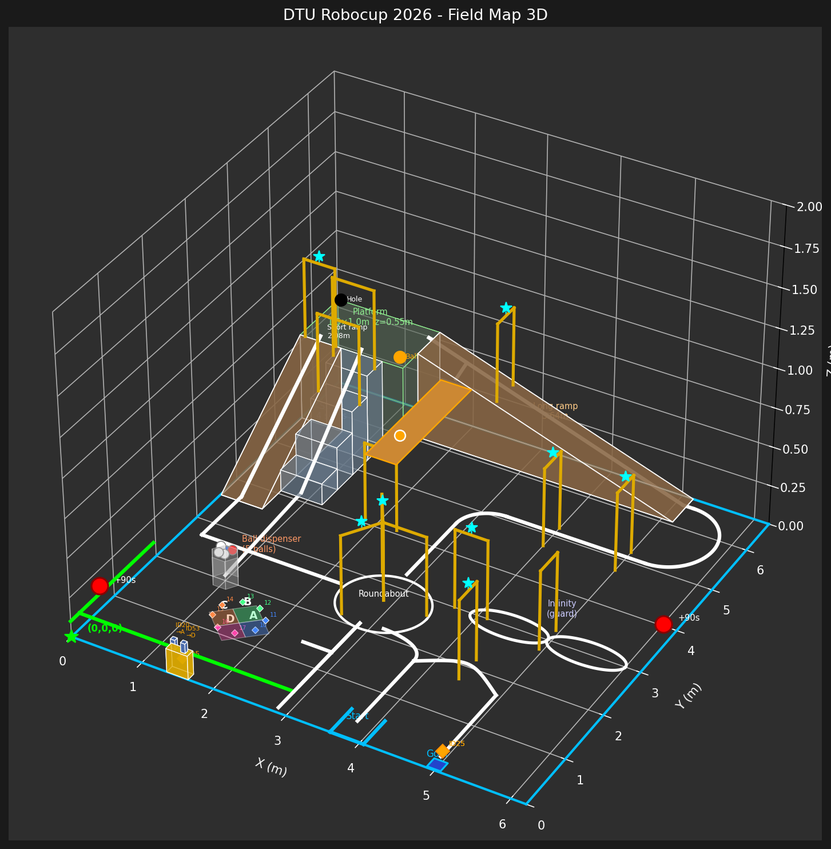
#> input picture mqtt_python/field_map_3d.png, 831 x 849 px, shrunk from 1453 x 1484 before the run
$ python -i svline.py   (imports and definitions only)
#> lines starting #> are read from the running program, lines starting #| are printed output that depends on the picture; after the words box and inside, x2 and y2 are one past the last pixel; in counts of white or black regions, pixels touching at a corner belong together
#> further down, picture is the input picture: shape (849, 831, 3); mean B, G, R 53.3, 56.7, 57.1
#!/usr/bin/env python3

import cv2 as cv
from datetime import datetime


class SVLine:

    # --- Threshold parameter (tune against a saved frame) ---
    brightness_threshold = 180   # 0-255; white line on black ground is high contrast

    # --- ROI: bottom fraction of the image to search for the nearest line ---
    roi_fraction = 0.25          # use the bottom 25% of the frame

    # --- Detection results (updated each detect() call) ---
    lineValid     = False        # True if a white line was found in the ROI
    lineValidCnt  = 0            # confidence counter 0-20, mirrors sedge.lineValidCnt
    lineOffset    = 0.0          # lateral offset of line centre from image centre,
                                 # normalised to [-1, 1]. Negative = line is left,
                                 # positive = line is right.
    detectedTime  = datetime.now()
    detCnt        = 0            # total frames where a line was found

    # --- Internal ---
    _img_w        = 0
    _img_h        = 0
    _roi_y        = 0            # top pixel row of the ROI (set on first detect)

    ##########################################################

    def setup(self, brightness_threshold=180, roi_fraction=0.25):
        self.brightness_threshold = brightness_threshold
        self.roi_fraction         = roi_fraction
        print("% SVLine:: ready")
        print(f"%          brightness_threshold = {self.brightness_threshold}")
        print(f"%          roi_fraction         = {self.roi_fraction}  (bottom {roi_fraction*100:.0f}% of frame)")

    ##########################################################

    def detect(self, img):
        """Detect the nearest white line in the bottom ROI of a BGR image.
        Updates lineValid, lineValidCnt, lineOffset.
        Returns True if a line was found."""
        h, w = img.shape[:2]
#> h = 849; w = 831
        self._img_w = w
#> self._img_w = 831
        self._img_h = h
#> self._img_h = 849
        self._roi_y = int(h * (1.0 - self.roi_fraction))
#> self._roi_y = 636

        # 1. Crop to bottom ROI (nearest ground)
        roi = img[self._roi_y:h, 0:w]
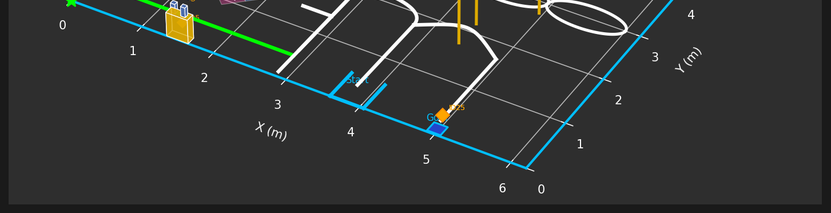
#> roi: shape (213, 831, 3); mean B, G, R 51.2, 52.1, 49.5

        # 2. Grayscale + brightness threshold
        gray = cv.cvtColor(roi, cv.COLOR_BGR2GRAY)
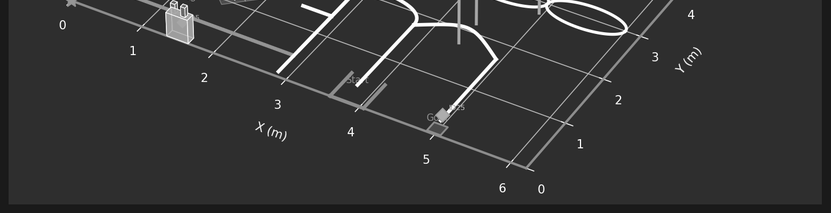
#> gray: shape (213, 831); min 2, max 255, mean 51.2
        _, mask = cv.threshold(gray, self.brightness_threshold, 255, cv.THRESH_BINARY)
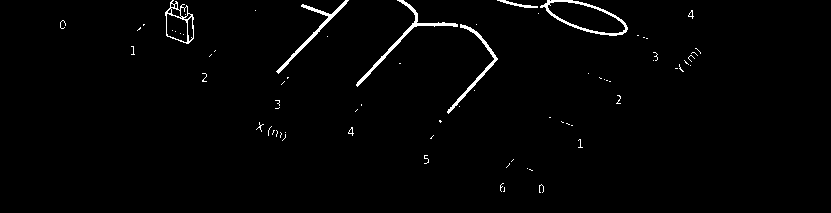
#> mask: shape (213, 831); 1.5% white in thin lines or dots, all inside (x1, y1, x2, y2) = (60, 0, 701, 193)

        # 3. Find contours in the mask
        contours, _ = cv.findContours(mask, cv.RETR_EXTERNAL, cv.CHAIN_APPROX_SIMPLE)
#> contours = 68 contours, 62 with area under 20; largest, box (x1, y1, x2, y2) and area: (540, 0, 628, 36) 1755, (165, 0, 194, 44) 858, (356, 0, 458, 87) 394, (276, 0, 349, 74) 343, (447, 24, 498, 114) 310, (497, 0, 538, 8) 60

        # 4. Pick the largest contour (most likely the line, not a speck)
        if contours:
            largest = max(contours, key=cv.contourArea)
#> largest = contour of 101 points, box (x1, y1, x2, y2) (540, 0, 628, 36), area 1755
            area = cv.contourArea(largest)
#> area = 1755
        else:
            area = 0

        # 5. Require a minimum area to suppress noise
        min_area = w * h * self.roi_fraction * 0.01  # 1% of ROI area
#> min_area = 1763.8
        if area >= min_area:
            M = cv.moments(largest)
            if M['m00'] > 0:
                cx = M['m10'] / M['m00']
                self.lineOffset   = (cx - w / 2.0) / (w / 2.0)
                self.lineValid    = True
                self.detectedTime = datetime.now()
                self.detCnt      += 1
                if self.lineValidCnt < 20:
                    self.lineValidCnt += 1
                return True

        # No valid line found
        self.lineValid = False
        if self.lineValidCnt > 0:
            self.lineValidCnt -= 1
        return False

    ##########################################################

    def paint(self, img):
        """Draw detection overlay onto img in-place."""
        h, w = img.shape[:2]
        roi_y = int(h * (1.0 - self.roi_fraction))

        # ROI boundary
        cv.line(img, (0, roi_y), (w, roi_y), (200, 200, 0), thickness=1)
        cv.putText(img, "Line ROI", (4, roi_y - 6),
                   cv.FONT_HERSHEY_PLAIN, 1.0, (200, 200, 0), thickness=1)

        if not self.lineValid:
            cv.putText(img, "Line: not found", (4, roi_y + 20),
                       cv.FONT_HERSHEY_PLAIN, 1.2, (0, 0, 200), thickness=2)
            return

        # Detected line centre marker
        cx = int((self.lineOffset + 1.0) / 2.0 * w)
        cv.drawMarker(img, (cx, roi_y + (h - roi_y) // 2), (200, 200, 0),
                      markerType=cv.MARKER_CROSS, markerSize=20, thickness=2)

        # Image centre reference line
        cv.line(img, (w // 2, roi_y), (w // 2, h), (200, 200, 200), thickness=1)

        # Status text
        label = f"Line: offset={self.lineOffset:+.2f}  conf={self.lineValidCnt}/20"
        cv.putText(img, label, (4, h - 8),
                   cv.FONT_HERSHEY_PLAIN, 1.2, (200, 200, 0), thickness=2)

    ##########################################################

    def terminate(self):
        print("% SVLine:: terminated")


# singleton instance — mirrors pattern used by sedge, scam, sgate, etc.
vline = SVLine()

>>> import cv2
>>> picture = cv2.imread('../field_map_3d.png')
>>> result = SVLine().detect(picture)
#> result = False
